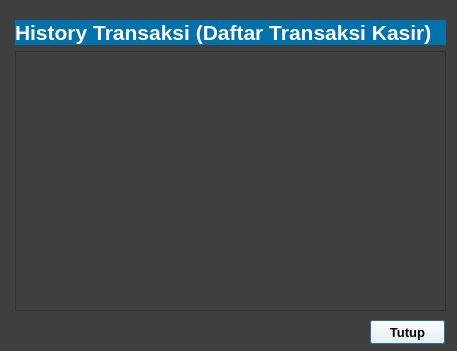
<?xml version="1.0" encoding="UTF-8"?>
<ui version="4.0">
 <class>Dialog</class>
 <widget class="QDialog" name="Dialog">
  <property name="geometry">
   <rect>
    <x>0</x>
    <y>0</y>
    <width>457</width>
    <height>351</height>
   </rect>
  </property>
  <property name="windowTitle">
   <string>Dialog</string>
  </property>
  <property name="styleSheet">
   <string notr="true">background-color: rgb(63, 63, 63);</string>
  </property>
  <widget class="QPushButton" name="btnTutup">
   <property name="geometry">
    <rect>
     <x>370</x>
     <y>320</y>
     <width>75</width>
     <height>24</height>
    </rect>
   </property>
   <property name="font">
    <font>
     <pointsize>10</pointsize>
     <bold>true</bold>
    </font>
   </property>
   <property name="styleSheet">
    <string notr="true">background-color: rgb(255, 255, 255);</string>
   </property>
   <property name="text">
    <string>Tutup</string>
   </property>
  </widget>
  <widget class="QWidget" name="layoutWidget">
   <property name="geometry">
    <rect>
     <x>15</x>
     <y>20</y>
     <width>431</width>
     <height>291</height>
    </rect>
   </property>
   <layout class="QGridLayout" name="gridLayout">
    <item row="0" column="0">
     <widget class="QLabel" name="lblJudul">
      <property name="font">
       <font>
        <family>Segoe UI</family>
        <pointsize>16</pointsize>
        <italic>false</italic>
        <bold>true</bold>
       </font>
      </property>
      <property name="styleSheet">
       <string notr="true">background-color: rgb(0, 113, 170);
color: rgb(255, 255, 255);
font: 700 16pt &quot;Segoe UI&quot;;
</string>
      </property>
      <property name="text">
       <string>History Transaksi (Daftar Transaksi Kasir)</string>
      </property>
     </widget>
    </item>
    <item row="1" column="0">
     <widget class="QListWidget" name="listHistory">
      <property name="styleSheet">
       <string notr="true">color: rgb(255, 255, 255);</string>
      </property>
     </widget>
    </item>
   </layout>
  </widget>
 </widget>
 <resources/>
 <connections/>
</ui>
